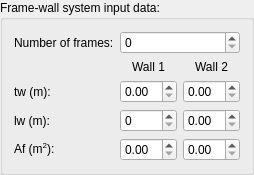
                 <widget class="QGroupBox" name="gbx_frame_wall_system">
                  <property name="title">
                   <string>Frame-wall system input data:</string>
                  </property>
                  <layout class="QGridLayout" name="gridLayout_23">
                   <item row="0" column="0">
                    <layout class="QFormLayout" name="frm_frame_wall_system">
                     <item row="0" column="0">
                      <widget class="QLabel" name="lbl_frame_wall_system_number_frames">
                       <property name="text">
                        <string>Number of frames:</string>
                       </property>
                      </widget>
                     </item>
                     <item row="0" column="1">
                      <widget class="QSpinBox" name="spx_frame_wall_system_number_frames"/>
                     </item>
                     <item row="1" column="1">
                      <widget class="QWidget" name="wgt_frame_wall_system_walls" native="true">
                       <layout class="QGridLayout" name="gridLayout_24">
                        <property name="leftMargin">
                         <number>0</number>
                        </property>
                        <property name="topMargin">
                         <number>0</number>
                        </property>
                        <property name="rightMargin">
                         <number>0</number>
                        </property>
                        <property name="bottomMargin">
                         <number>0</number>
                        </property>
                        <item row="0" column="0">
                         <layout class="QHBoxLayout" name="lay__frame_wall_system_walls">
                          <item>
                           <widget class="QLabel" name="lbl_frame_wall_system_walls_wall1">
                            <property name="text">
                             <string>Wall 1</string>
                            </property>
                            <property name="alignment">
                             <set>Qt::AlignCenter</set>
                            </property>
                           </widget>
                          </item>
                          <item>
                           <widget class="QLabel" name="lbl_frame_wall_system_walls_wall2">
                            <property name="text">
                             <string>Wall 2</string>
                            </property>
                            <property name="alignment">
                             <set>Qt::AlignCenter</set>
                            </property>
                           </widget>
                          </item>
                         </layout>
                        </item>
                       </layout>
                      </widget>
                     </item>
                     <item row="2" column="0">
                      <widget class="QLabel" name="lbl_frame_wall_system_tw">
                       <property name="sizePolicy">
                        <sizepolicy hsizetype="Preferred" vsizetype="Preferred">
                         <horstretch>0</horstretch>
                         <verstretch>0</verstretch>
                        </sizepolicy>
                       </property>
                       <property name="text">
                        <string>tw (m):</string>
                       </property>
                       <property name="alignment">
                        <set>Qt::AlignLeading|Qt::AlignLeft|Qt::AlignVCenter</set>
                       </property>
                      </widget>
                     </item>
                     <item row="2" column="1">
                      <widget class="QWidget" name="wgt_frame_wall_system_tw" native="true">
                       <layout class="QGridLayout" name="gridLayout_25">
                        <property name="leftMargin">
                         <number>0</number>
                        </property>
                        <property name="topMargin">
                         <number>0</number>
                        </property>
                        <property name="rightMargin">
                         <number>0</number>
                        </property>
                        <property name="bottomMargin">
                         <number>0</number>
                        </property>
                        <item row="0" column="0">
                         <layout class="QHBoxLayout" name="lay_frame_wall_system_tw">
                          <item>
                           <widget class="QDoubleSpinBox" name="spx_frame_wall_system_tw_wall1"/>
                          </item>
                          <item>
                           <widget class="QDoubleSpinBox" name="spx_frame_wall_system_tw_wall2"/>
                          </item>
                         </layout>
                        </item>
                       </layout>
                      </widget>
                     </item>
                     <item row="3" column="0">
                      <widget class="QLabel" name="lbl__frame_wall_system_lw">
                       <property name="text">
                        <string>lw (m):</string>
                       </property>
                      </widget>
                     </item>
                     <item row="3" column="1">
                      <widget class="QWidget" name="wgt_frame_wall_system_lw" native="true">
                       <layout class="QGridLayout" name="gridLayout_26">
                        <property name="leftMargin">
                         <number>0</number>
                        </property>
                        <property name="topMargin">
                         <number>0</number>
                        </property>
                        <property name="rightMargin">
                         <number>0</number>
                        </property>
                        <property name="bottomMargin">
                         <number>0</number>
                        </property>
                        <item row="0" column="0">
                         <layout class="QHBoxLayout" name="lay_frame_wall_system_lw">
                          <item>
                           <widget class="QSpinBox" name="spx_frame_wall_system_lw_wall2"/>
                          </item>
                          <item>
                           <widget class="QDoubleSpinBox" name="spx_frame_wall_system_lw_wall1"/>
                          </item>
                         </layout>
                        </item>
                       </layout>
                      </widget>
                     </item>
                     <item row="4" column="0">
                      <widget class="QLabel" name="lbl__frame_wall_system_af">
                       <property name="text">
                        <string>&lt;html&gt;&lt;head/&gt;&lt;body&gt;&lt;p&gt;Af (m&lt;span style=&quot; vertical-align:super;&quot;&gt;2&lt;/span&gt;):&lt;/p&gt;&lt;/body&gt;&lt;/html&gt;</string>
                       </property>
                      </widget>
                     </item>
                     <item row="4" column="1">
                      <widget class="QWidget" name="wgt_frame_wall_system_af" native="true">
                       <layout class="QGridLayout" name="gridLayout_27">
                        <property name="leftMargin">
                         <number>0</number>
                        </property>
                        <property name="topMargin">
                         <number>0</number>
                        </property>
                        <property name="rightMargin">
                         <number>0</number>
                        </property>
                        <property name="bottomMargin">
                         <number>0</number>
                        </property>
                        <item row="0" column="0">
                         <layout class="QHBoxLayout" name="lay_frame_wall_system_af">
                          <item>
                           <widget class="QDoubleSpinBox" name="spx_frame_wall_system_af_wall1"/>
                          </item>
                          <item>
                           <widget class="QDoubleSpinBox" name="spx_frame_wall_system__af_wall2"/>
                          </item>
                         </layout>
                        </item>
                       </layout>
                      </widget>
                     </item>
                    </layout>
                   </item>
                  </layout>
                 </widget>
